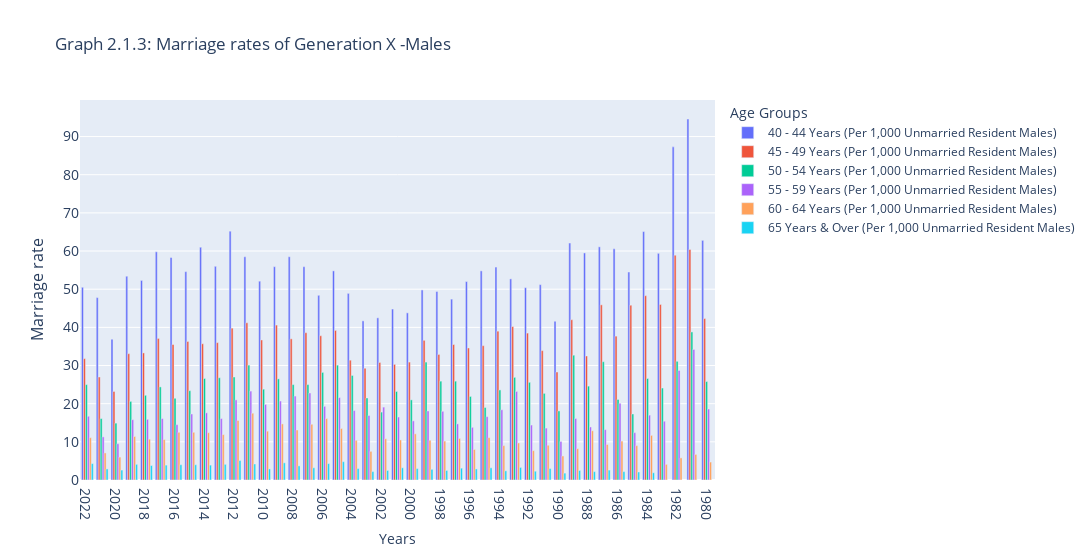

Notebook code cell kept with this figure:
### Code cell
import pandas as pd
import plotly.express as px

# Transforming the data from wide to long format
#long_df = genx_mar_males_r.melt(id_vars=['Years'], var_name='Age Group', value_name='Marriage Rate')

 #Ensure 'Years' is treated as a categorical variable
genx_mar_males_r['Years'] = genx_mar_males_r['Years'].astype(str)

# Recreate the bar chart
g1 = px.bar(genx_mar_males_r.melt(id_vars=['Years'], var_name='Age Group', value_name='Marriage Rate'), 
            x='Years', 
            y='Marriage Rate', 
            color='Age Group',
            title='Graph 2.1.3: Marriage rates of Generation X - Males',
            labels={"Marriage Rate": "Marriage Rate", "Age Group": "Age Groups"},
            barmode='group')
g1.update_layout(
title='Graph 2.1.3: Marriage rates of Generation X -Males', hovermode='x',barmode='group', width = 4000, 
xaxis_tickfont_size=14,
yaxis= dict(title='Marriage rate',titlefont_size=16,tickfont_size=14))

pio.show(g1)

### Figure 1 — Plotly figure (JSON) as saved in the notebook; plotly's stock layout.template omitted (floating-point values rounded to 4 significant figures)
{"data": [{"alignmentgroup": "True", "hovertemplate": "Age Groups=40 - 44 Years (Per 1,000 Unmarried Resident Males)<br>Years=%{x}<br>Marriage Rate=%{y}<extra></extra>", "legendgroup": "40 - 44 Years (Per 1,000 Unmarried Resident Males)", "marker": {"color": "#636efa", "pattern": {"shape": ""}}, "name": "40 - 44 Years (Per 1,000 Unmarried Resident Males)", "offsetgroup": "40 - 44 Years (Per 1,000 Unmarried Resident Males)", "orientation": "v", "showlegend": true, "textposition": "auto", "type": "bar", "x": ["2022", "2021", "2020", "2019", "2018", "2017", "2016", "2015", "2014", "2013", "2012", "2011", "2010", "2009", "2008", "2007", "2006", "2005", "2004", "2003", "2002", "2001", "2000", "1999", "1998", "1997", "1996", "1995", "1994", "1993", "1992", "1991", "1990", "1989", "1988", "1987", "1986", "1985", "1984", "1983", "1982", "1981", "1980"], "xaxis": "x", "y": [50.5, 47.8, 36.9, 53.4, 52.3, 59.8, 58.3, 54.6, 61, 56, 65.2, 58.5, 52.1, 55.9, 58.5, 55.9, 48.4, 54.8, 48.9, 41.7, 42.5, 44.8, 43.8, 49.8, 49.4, 47.4, 52, 54.8, 55.8, 52.7, 50.4, 51.2, 41.6, 62.1, 59.5, 61.1, 60.6, 54.5, 65.1, 59.4, 87.3, 94.6, 62.8], "yaxis": "y"}, {"alignmentgroup": "True", "hovertemplate": "Age Groups=45 - 49 Years (Per 1,000 Unmarried Resident Males)<br>Years=%{x}<br>Marriage Rate=%{y}<extra></extra>", "legendgroup": "45 - 49 Years (Per 1,000 Unmarried Resident Males)", "marker": {"color": "#EF553B", "pattern": {"shape": ""}}, "name": "45 - 49 Years (Per 1,000 Unmarried Resident Males)", "offsetgroup": "45 - 49 Years (Per 1,000 Unmarried Resident Males)", "orientation": "v", "showlegend": true, "textposition": "auto", "type": "bar", "x": ["2022", "2021", "2020", "2019", "2018", "2017", "2016", "2015", "2014", "2013", "2012", "2011", "2010", "2009", "2008", "2007", "2006", "2005", "2004", "2003", "2002", "2001", "2000", "1999", "1998", "1997", "1996", "1995", "1994", "1993", "1992", "1991", "1990", "1989", "1988", "1987", "1986", "1985", "1984", "1983", "1982", "1981", "1980"], "xaxis": "x", "y": [31.8, 27, 23.2, 33.1, 33.3, 37.1, 35.5, 36.3, 35.7, 36, 39.8, 41.2, 36.7, 40.6, 37, 38.6, 37.8, 39.2, 31.4, 29.3, 30.8, 30.3, 30.9, 36.6, 32.9, 35.5, 34.6, 35.2, 39, 40.2, 38.5, 33.9, 28.3, 42, 32.5, 45.9, 37.7, 45.8, 48.3, 46, 58.9, 60.4, 42.3], "yaxis": "y"}, {"alignmentgroup": "True", "hovertemplate": "Age Groups=50 - 54 Years (Per 1,000 Unmarried Resident Males)<br>Years=%{x}<br>Marriage Rate=%{y}<extra></extra>", "legendgroup": "50 - 54 Years (Per 1,000 Unmarried Resident Males)", "marker": {"color": "#00cc96", "pattern": {"shape": ""}}, "name": "50 - 54 Years (Per 1,000 Unmarried Resident Males)", "offsetgroup": "50 - 54 Years (Per 1,000 Unmarried Resident Males)", "orientation": "v", "showlegend": true, "textposition": "auto", "type": "bar", "x": ["2022", "2021", "2020", "2019", "2018", "2017", "2016", "2015", "2014", "2013", "2012", "2011", "2010", "2009", "2008", "2007", "2006", "2005", "2004", "2003", "2002", "2001", "2000", "1999", "1998", "1997", "1996", "1995", "1994", "1993", "1992", "1991", "1990", "1989", "1988", "1987", "1986", "1985", "1984", "1983", "1982", "1981", "1980"], "xaxis": "x", "y": [25, 16.1, 14.9, 20.6, 22.2, 24.4, 21.4, 23.4, 26.6, 26.8, 27, 30.1, 23.8, 26.5, 25, 25, 28.2, 30.1, 27.4, 21.5, 17.8, 23.2, 21, 30.9, 25.9, 25.9, 21.9, 19, 23.6, 26.9, 25.6, 22.7, 18.1, 32.7, 24.6, 31, 21.1, 17.3, 26.6, 24.1, 31.1, 38.8, 25.8], "yaxis": "y"}, {"alignmentgroup": "True", "hovertemplate": "Age Groups=55 - 59 Years (Per 1,000 Unmarried Resident Males)<br>Years=%{x}<br>Marriage Rate=%{y}<extra></extra>", "legendgroup": "55 - 59 Years (Per 1,000 Unmarried Resident Males)", "marker": {"color": "#ab63fa", "pattern": {"shape": ""}}, "name": "55 - 59 Years (Per 1,000 Unmarried Resident Males)", "offsetgroup": "55 - 59 Years (Per 1,000 Unmarried Resident Males)", "orientation": "v", "showlegend": true, "textposition": "auto", "type": "bar", "x": ["2022", "2021", "2020", "2019", "2018", "2017", "2016", "2015", "2014", "2013", "2012", "2011", "2010", "2009", "2008", "2007", "2006", "2005", "2004", "2003", "2002", "2001", "2000", "1999", "1998", "1997", "1996", "1995", "1994", "1993", "1992", "1991", "1990", "1989", "1988", "1987", "1986", "1985", "1984", "1983", "1982", "1981", "1980"], "xaxis": "x", "y": [16.7, 11.3, 9.5, 15.8, 15.9, 16.1, 14.5, 17.3, 17.6, 16.1, 21, 23.3, 19.8, 20.7, 22, 22.8, 19.3, 21.6, 18.2, 16.9, 19.1, 16.5, 15.5, 18.1, 18, 14.7, 13.8, 16.6, 18.4, 23.2, 14.4, 13.6, 10.1, 16.1, 13.9, 13.2, 20.1, 12.4, 17, 15.4, 28.7, 34.2, 18.6], "yaxis": "y"}, {"alignmentgroup": "True", "hovertemplate": "Age Groups=60 - 64 Years (Per 1,000 Unmarried Resident Males)<br>Years=%{x}<br>Marriage Rate=%{y}<extra></extra>", "legendgroup": "60 - 64 Years (Per 1,000 Unmarried Resident Males)", "marker": {"color": "#FFA15A", "pattern": {"shape": ""}}, "name": "60 - 64 Years (Per 1,000 Unmarried Resident Males)", "offsetgroup": "60 - 64 Years (Per 1,000 Unmarried Resident Males)", "orientation": "v", "showlegend": true, "textposition": "auto", "type": "bar", "x": ["2022", "2021", "2020", "2019", "2018", "2017", "2016", "2015", "2014", "2013", "2012", "2011", "2010", "2009", "2008", "2007", "2006", "2005", "2004", "2003", "2002", "2001", "2000", "1999", "1998", "1997", "1996", "1995", "1994", "1993", "1992", "1991", "1990", "1989", "1988", "1987", "1986", "1985", "1984", "1983", "1982", "1981", "1980"], "xaxis": "x", "y": [11.1, 7.1, 6, 11.4, 10.7, 10.6, 12.5, 12.5, 12.4, 11.9, 15.6, 17.5, 12.8, 14.7, 13.1, 14.6, 16.1, 13.5, 10.4, 7.5, 10.8, 10.5, 12.1, 10.4, 10.2, 10.9, 8, 11.1, 9, 9.7, 7.7, 9.1, 6.3, 8.2, 12.9, 9.3, 10.2, 9, 11.7, 4.1, 5.8, 6.7, 4.7], "yaxis": "y"}, {"alignmentgroup": "True", "hovertemplate": "Age Groups=65 Years & Over (Per 1,000 Unmarried Resident Males)<br>Years=%{x}<br>Marriage Rate=%{y}<extra></extra>", "legendgroup": "65 Years & Over (Per 1,000 Unmarried Resident Males)", "marker": {"color": "#19d3f3", "pattern": {"shape": ""}}, "name": "65 Years & Over (Per 1,000 Unmarried Resident Males)", "offsetgroup": "65 Years & Over (Per 1,000 Unmarried Resident Males)", "orientation": "v", "showlegend": true, "textposition": "auto", "type": "bar", "x": ["2022", "2021", "2020", "2019", "2018", "2017", "2016", "2015", "2014", "2013", "2012", "2011", "2010", "2009", "2008", "2007", "2006", "2005", "2004", "2003", "2002", "2001", "2000", "1999", "1998", "1997", "1996", "1995", "1994", "1993", "1992", "1991", "1990", "1989", "1988", "1987", "1986", "1985", "1984", "1983", "1982", "1981", "1980"], "xaxis": "x", "y": ["4.3", "2.9", "2.6", "4.1", "3.8", "3.9", "4", "4", "3.9", "4.1", "5.1", "4.2", "2.9", "4.5", "3.7", "3.2", "4.3", "4.8", "3", "2.2", "2.5", "3.2", "3", "2.8", "2.5", "3.1", "2.9", "3.2", "2.4", "3.3", "2.3", "3", "1.8", "2.5", "2.2", "2.6", "2.2", "2.1", "1.9", "na", "na", "na", "na"], "yaxis": "y"}], "layout": {"barmode": "group", "hovermode": "x", "legend": {"title": {"text": "Age Groups"}, "tracegroupgap": 0}, "title": {"text": "Graph 2.1.3: Marriage rates of Generation X -Males"}, "width": 4000, "xaxis": {"anchor": "y", "domain": [0, 1], "tickfont": {"size": 14}, "title": {"text": "Years"}}, "yaxis": {"anchor": "x", "domain": [0, 1], "tickfont": {"size": 14}, "title": {"font": {"size": 16}, "text": "Marriage rate"}}}}
